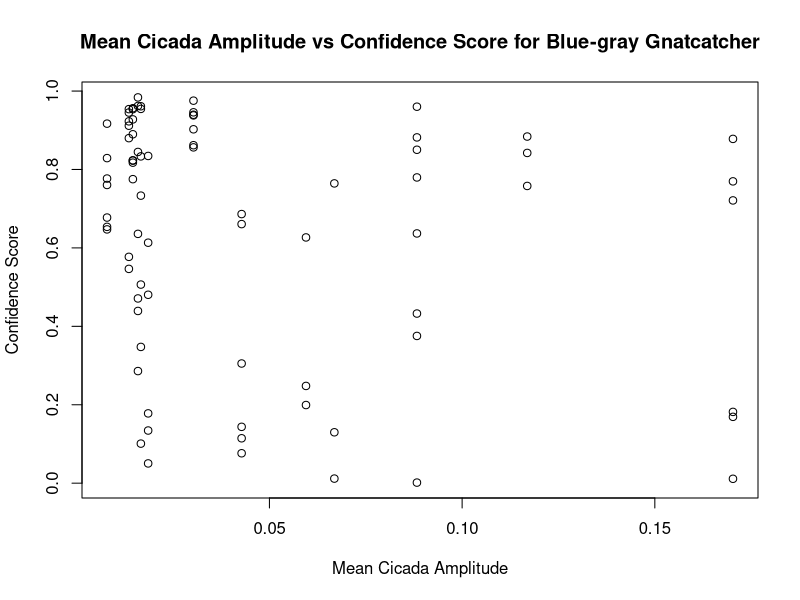
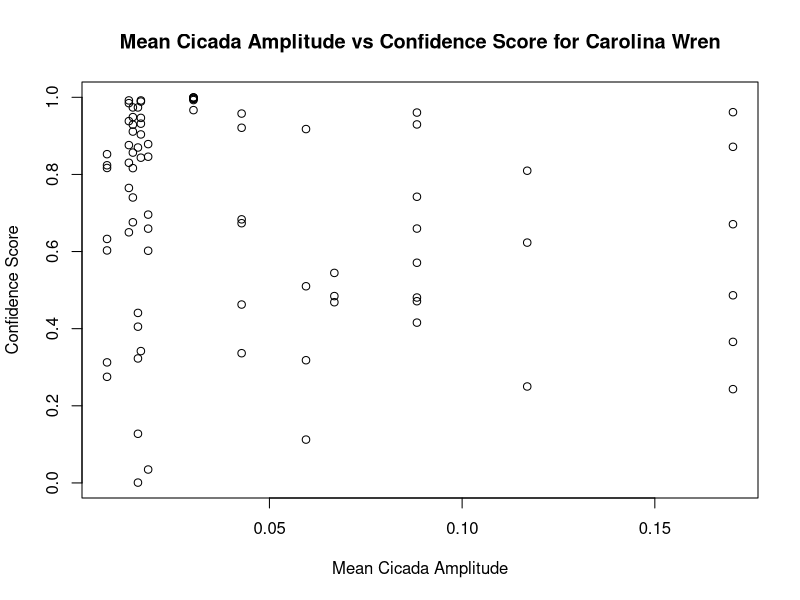

Generate these figures, in order, with R: (Note: this script raises an error after producing the figures.)
#linear regression cicada v confidence for each species 
#need to first join birdnetconfidencelevels and cicada output so that I have the columns: species, confidence, circle, date, distance, cicada_runavg
library(dplyr)
library(stringr)
library(broom)
library(tidyr)
library(ggplot2)
cicada <- read.csv('data/cicada_noise.csv')

birdnet <- read.csv('data/birdnetresults.csv')%>%
  select(-(1:2),-7, -(9:11))%>%
  mutate(jd = case_when(
    str_starts(Date, "5") ~ 121 + as.numeric(substr(Date, 2, 3)),
    str_starts(Date, "6") ~ 152 + as.numeric(substr(Date, 2, 3)),
    str_starts(Date, "7") ~ 182 + as.numeric(substr(Date, 2, 3))))

birdsvcicada = left_join(birdnet, cicada, by = c('Location'= 'site', 'jd' = 'jd'))%>%
  select(-7)
write.csv(birdsvcicada, "data/birdsvcicada.csv")

#################################
#This function will create a linear regression model for each species modeling cicada amp vs their confidence interval 
lm_cicada <- function(df = birdsvcicada,
                      chosen_species = "Blue-gray Gnatcatcher") {
  #filter to just chosen species 
  df <- df %>%
    filter(Bird.Call == chosen_species)
  #run linear model
  m1 <- lm(Confidence ~ Distance + mean_noise + Distance*mean_noise , data = df)
  plot(x = df$mean_noise, y = df$Confidence,
       xlab = "Mean Cicada Amplitude", 
       ylab = "Confidence Score",
       main = paste("Mean Cicada Amplitude vs Confidence Score for", chosen_species))
  r_squared <-summary(m1)$r.squared

  return(m1)
  
}

mBGGN <- lm_cicada(chosen_species = "Blue-gray Gnatcatcher")
r_squaredBGGN <-summary(mBGGN)$r.squared
mCARW <- lm_cicada(chosen_species = "Carolina Wren")

summary(m1)
m1$fitted.values

abline(m1, col = "blue")
text(x = min(.10), y = max(.71), labels = paste("R² =", round(r_squared, 3)), pos = 4, col = 'blue')

#tidy up the model
tidied <- tidy(m1) %>%
  pivot_longer(cols = term) %>%
  mutate(common_name = chosen_species) #add species column
write.csv(tidied, "data/results_confvspecies/AmpVYBCU.csv")
m1 <- lm_cicada(birdsvcicada, "Yellow-billed Cuckoo")

#modeling an interaction plot
i_plot <- function(df= birdsvcicada,
                   bird = "Acadian Flycatcher"){
  df <- df %>%
    filter(Bird.Call == bird)
  
  df %>%
  ggplot()+
    aes(x = mean_noise, y = Confidence, color = Distance) + 
    geom_point()+ stat_smooth(method = lm) +
    theme_minimal()+
    labs(x = "Mean Cicada Amplitude", y = "Confidence Score", title = paste("Mean Cicada Ampltidue vs Confidence Score for", bird))+
    theme(plot.title = element_text(hjust = 0.5))  
}
CW <- i_plot(bird = "Carolina Wren")
CW
ACFl <- i_plot(bird = "Acadian Flycatcher")
ACFl
BGGN <- i_plot(bird = "Blue-gray Gnatcatcher")
BGGN
EAWP <- i_plot(bird = "Eastern Wood-Pewee")
EAWP
MODO <- i_plot(bird = "Mourning Dove")
MODO
YBCU <- i_plot(bird = "Yellow-billed Cuckoo")
YBCU
birdsvcicada %>%
  filter(Bird.Call == "Acadian Flycatcher")%>%
  ggplot()+
  aes(x = mean_noise, y = Confidence, color = Distance) + 
  geom_point()+ stat_smooth(method = lm)
